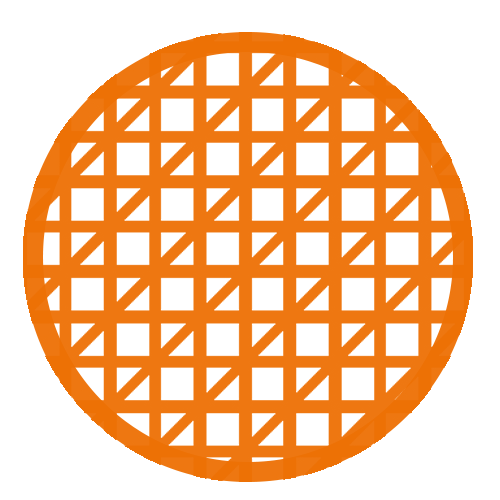
#> input picture figures/0_1_1_3.png, 500 x 500 px, found by its file name; its folder holds 4 pictures in this run
$ python final_draw_cards2.py
#> lines starting #> are read from the running program, lines starting #| are printed output that depends on the picture
from PIL import Image
from PIL import ImageDraw, ImageFont
import cards_list

ih = 1200
iw = 1800  # 1836


# [115 lines left out: functions draw_9, draw_8, draw_7, draw_6, draw_5, draw_4 and 2 more, not called in this run]


def draw_1(name):
#> called with name = 'figures\\0_1_1_3.png'
    mim = Image.new('RGBA', (ih, iw), "#fffce3")
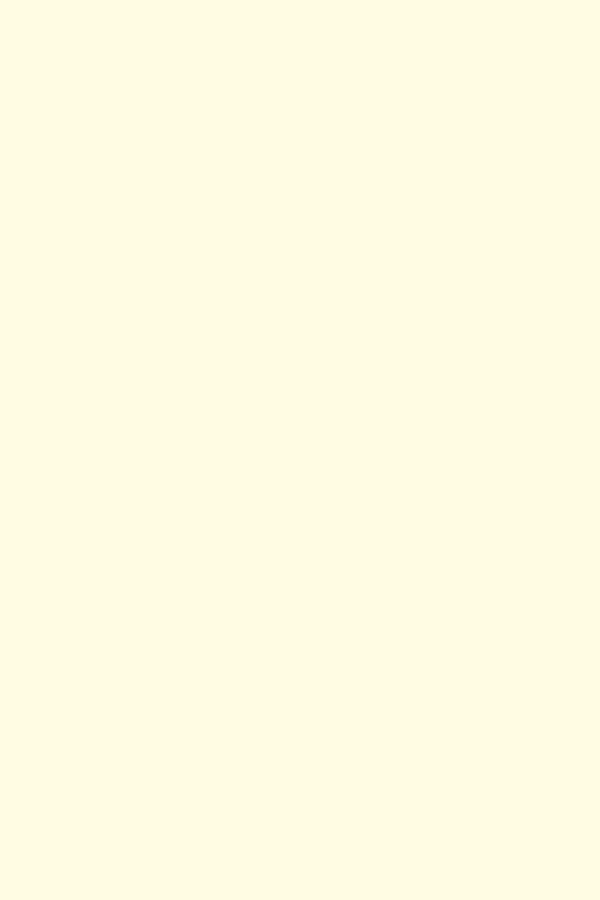
#> mim: PIL image 1200x1800 RGBA (shown at 1/2 size); mean R, G, B, A 255, 252, 227, 255
    pim = Image.open(name)
#> pim is the input picture: PIL image 500x500 RGBA; mean R, G, B, A 247.8, 197.4, 154.1, 114
    pim = pim.resize((round(pim.width * 2),round(pim.height * 2)))
#> pim: PIL image 1000x1000 RGBA
    mim.paste(pim, (100, 400), pim)
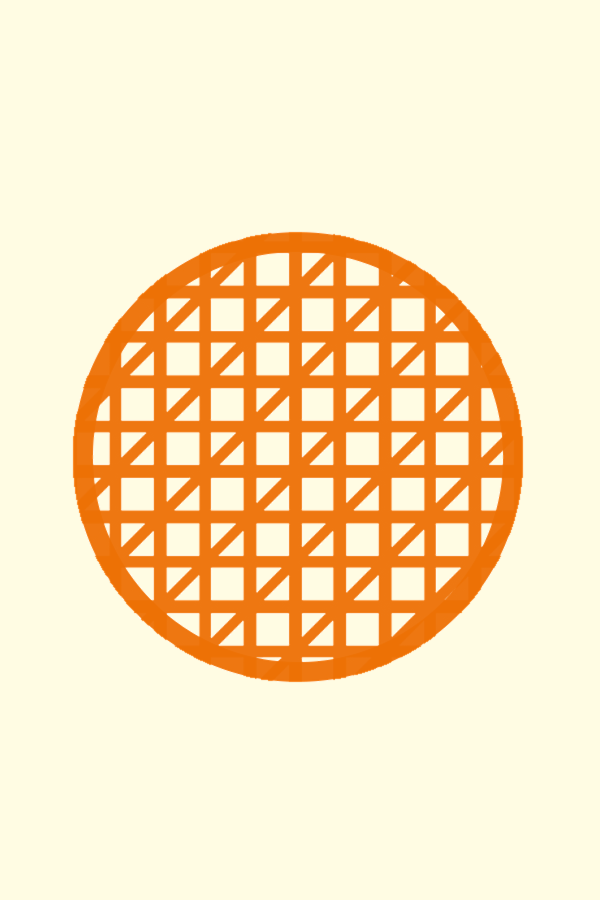
#> mim: PIL image 1200x1800 RGBA (shown at 1/2 size); mean R, G, B, A 251.8, 226.1, 186.2, 254.1; transparent parts drawn white
    return mim


def draw_all(a, b, c, d, count):
    fname = f"figures\{a}_1_{c}_{d}.png"
    dict = {0: draw_1,
            1: draw_2,
            2: draw_3,
            3: draw_4,
            4: draw_5,
            5: draw_6,
            6: draw_7,
            7: draw_8,
            8: draw_9}
    f = dict[b];
    res = f(fname)

    draw = ImageDraw.Draw(res)
    font = ImageFont.truetype('Xolonium-Bold.otf', size=60)
    draw.text((40, 30), "№_" + str(count), font=font, fill='#000')
    draw.text((900, 30), "№_" + str(count), font=font, fill='#000')

    res = res.rotate(-180, expand=True)
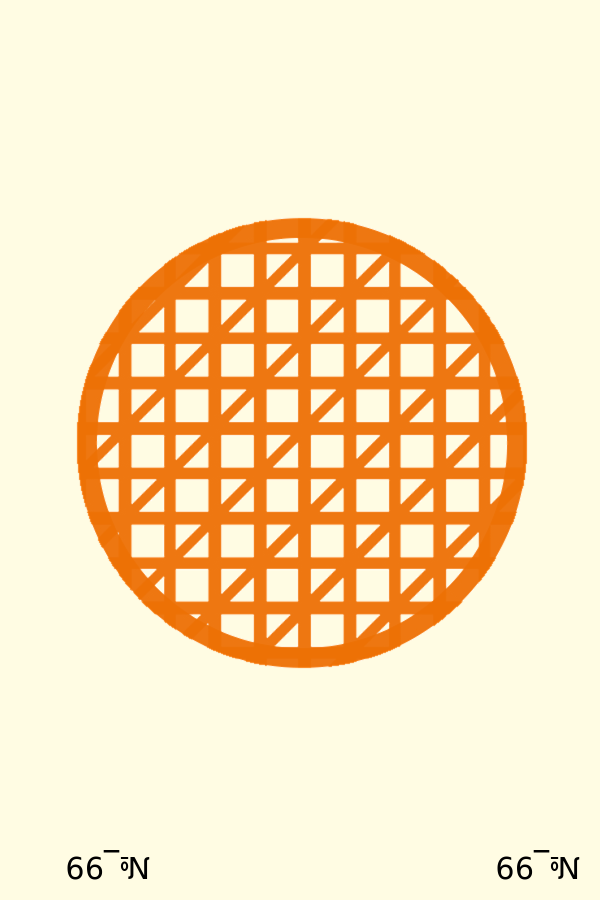
#> res: PIL image 1200x1800 RGBA (shown at 1/2 size); mean R, G, B, A 251.2, 225.6, 185.7, 254.1; transparent parts drawn white
    draw = ImageDraw.Draw(res)
    draw.text((40, 30), "№_" + str(count), font=font, fill='#000')
    draw.text((900, 30), "№_" + str(count), font=font, fill='#000')
    res.show()
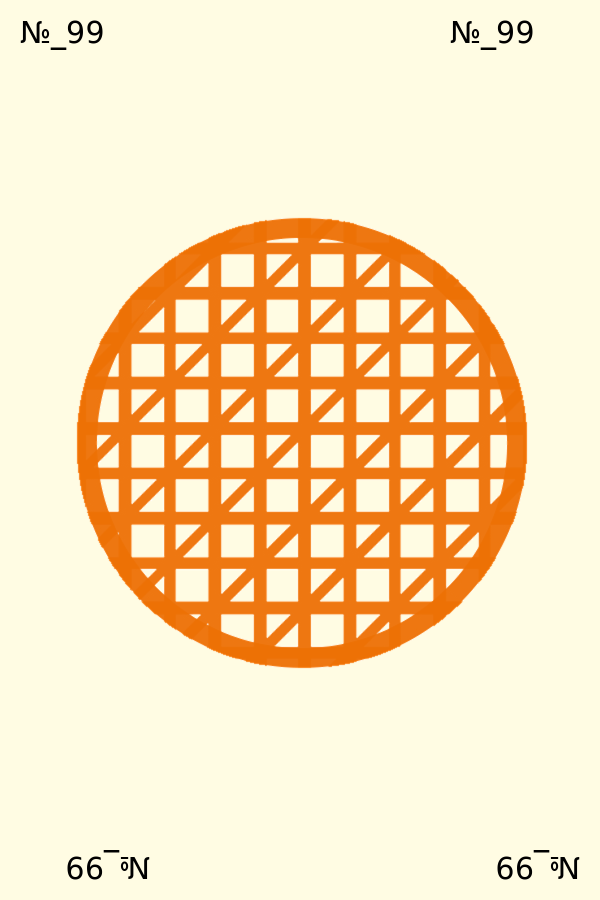
#> shown: PIL image 1200x1800 RGBA (shown at 1/2 size); mean R, G, B, A 250.7, 225, 185.2, 254.1; transparent parts drawn white

    res.save(f"res\{a}_{b}_{c}_{d}.png", quality=100, subsampling=0)


# (a,b,c,d)
# какая фигура 0 уголник, 1 угольник и тд макс 7 уугольник 0..7 mod 8
# кол-во фигур на карточке от 1 до 9  0..8  mod 9
# цвет фигур от красного до фиолетового КОЖЗГСФ  0..6 mod 7
# тип закраски нет закраски, верт полосы, верт+гор, верт +гор+ 2 диагонали, полная закраска 0..5 mod 6
#    img.save(f"{x 6}_{z 8}_{clr 7}.png", quality=100, subsampling=0)
# типзакраски_угольник_цвет

# a = (a + 1) % 8
# b = (b + 1) % 9
# c = (c + 1) % 7
# d = (d + 1) % 6
# [6 lines left out: function mf, not called in this run]


# mf()
draw_all(0, 0, 1, 3, 99)
